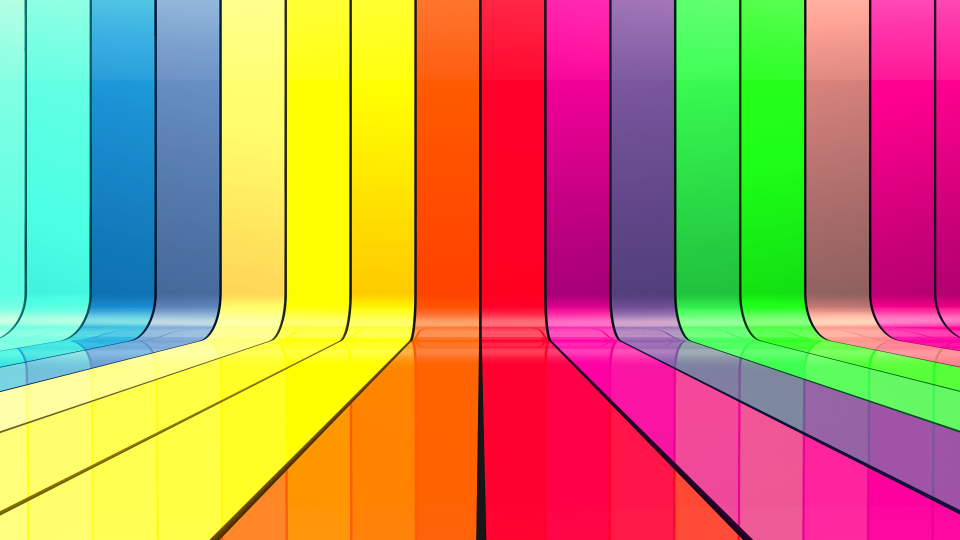
#> input picture test-image/132927.jpg, 1920 x 1080 px (shown at 1/2 size)
$ python Image_color_detection.py
#> lines starting #> are read from the running program, lines starting #| are printed output that depends on the picture


import cv2
import pandas as pd

input_img_path ='test-image/132927.jpg'
img = cv2.imread(input_img_path)
#> img is the input picture: shape (1080, 1920, 3); mean B, G, R 99.9, 141.3, 186.3

#percent by which the image is resized
scale_percent = 50

#calculate the 50 percent of original dimensions
width = int(img.shape[1] * scale_percent / 100)
#> width = 960
height = int(img.shape[0] * scale_percent / 100)
#> height = 540

# dsize
dsize = (width, height)
#> dsize = (960, 540)

# resize image
resized_img = cv2.resize(img, dsize)
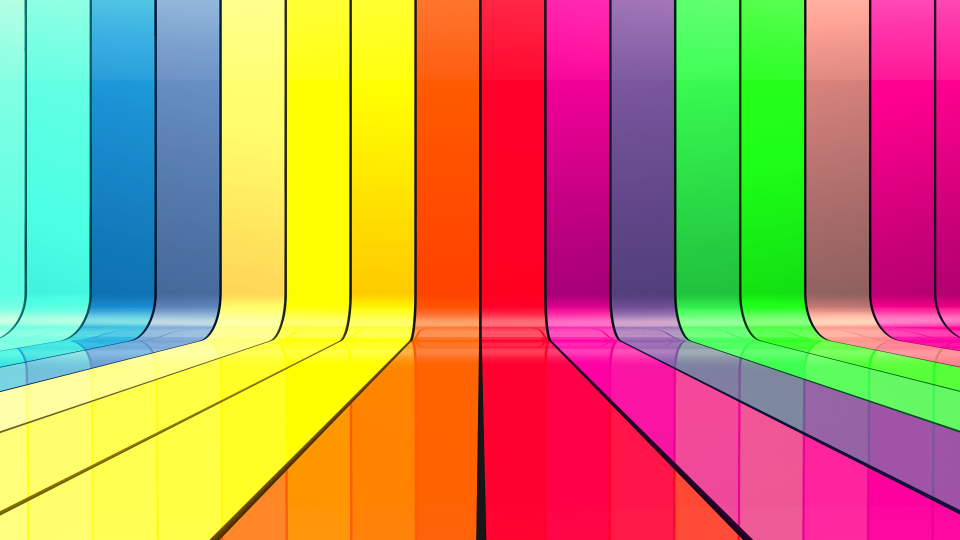
#> resized_img: shape (540, 960, 3); mean B, G, R 100, 141.3, 186.4

# declaring global variables
clicked = False
r = g = b = x_pos = y_pos = 0

# Reading csv file with pandas and giving names to each column
index = ["color", "color_name", "hex", "R", "G", "B"]
csv = pd.read_csv('DataSet_color/colors.csv', names=index, header=None)
#> (reads DataSet_color/colors.csv from the repository)


# function to calculate minimum distance from all colors and get the most matching color
def get_color_name(R, G, B):
    minimum = 10000
    for i in range(len(csv)):
        d = abs(R - int(csv.loc[i, "R"])) + abs(G - int(csv.loc[i, "G"])) + abs(B - int(csv.loc[i, "B"]))
        if d <= minimum:
            minimum = d
            cname = csv.loc[i, "color_name"]
    return cname


# function to get x,y coordinates of mouse double click
def draw_function(event, x, y, flags, param):
    if event == cv2.EVENT_LBUTTONDBLCLK:
        global b, g, r, x_pos, y_pos, clicked
        clicked = True
        x_pos = x
        y_pos = y
        b, g, r = resized_img[y, x]
        b = int(b)
        g = int(g)
        r = int(r)


cv2.namedWindow('image')
cv2.setMouseCallback('image', draw_function)

while True:


    if clicked:

        # cv2.rectangle(image, start point, endpoint, color, thickness)-1 fills entire rectangle
        cv2.rectangle(resized_img, (20, 20), (750, 60), (b, g, r), -1)

        # Creating text string to display( Color name and RGB values )
        text = get_color_name(r, g, b) + ' R=' + str(r) + ' G=' + str(g) + ' B=' + str(b)

        # cv2.putText(img,text,start,font(0-7),fontScale,color,thickness,lineType )
        cv2.putText(resized_img, text, (50, 50), 2, 0.8, (255, 255, 255), 2, cv2.LINE_AA)

        # For very light colours we will display text in black colour
        if r + g + b >= 600:
            cv2.putText(resized_img, text, (50, 50), 2, 0.8, (0, 0, 0), 2, cv2.LINE_AA)

        clicked = False
    cv2.imshow("image", resized_img)
    # Break the loop when user hits 'esc' key
    if cv2.waitKey(20) & 0xFF == 27:
#> (key Esc is pressed here)
        break

cv2.destroyAllWindows()
